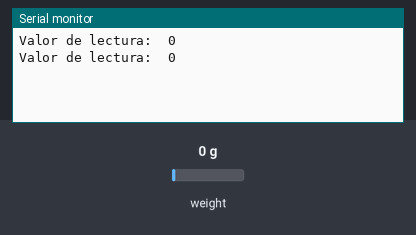
Bench run of a sketch on a simulated Arduino Uno, built with avr-gcc and run on an emulated ATmega328P. Parts: the last lines printed to the serial monitor. The inputs (shaded band) are chosen by the test bench; at power-on: weight on the scale 0 g.

Above: at 3.2 s.
3.3 s: weight on the scale set to 100 g
At 4.6 s:
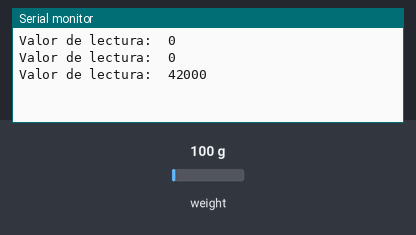
4.8 s: weight on the scale set to 1250 g
At 6.2 s:
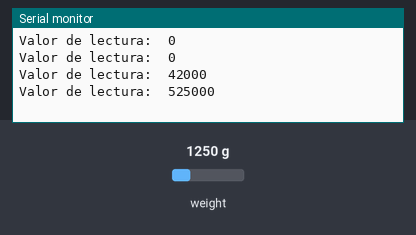
Timing chart, 0 to 7.8 s (numbered marks = the images above; inputs shaded):
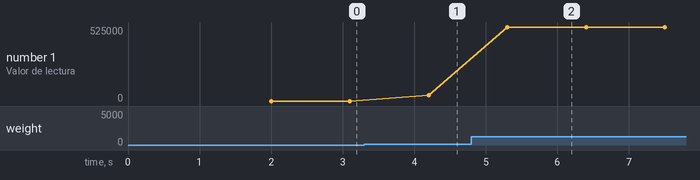

Measured:
- after the input at 3.3 s, the serial monitor: prints a new line after 0.90 s (image 1)
- after the input at 4.8 s, the serial monitor: prints a new line after 0.50 s (image 2)
- plotted number 1: 0 → 42000 after the input at 3.3 s, 42000 → 525000 after the input at 4.8 s

The sketch:

CodigoMaqueta.ino
```cpp
#include <HX711.h>

#define DOUT  A1
#define CLK  A0

HX711 balanza(DOUT, CLK);

void setup() {
  Serial.begin(9600);
  //Serial.print("Lectura del valor del ADC:  ");
  //Serial.println(balanza.read());
  //Serial.println("No ponga ningun  objeto sobre la balanza");
  //Serial.println("Destarando...");
  balanza.set_scale(); //La escala por defecto es 1
  balanza.tare(20);  //El peso actual es considerado Tara.
  //Serial.println("Coloque un peso conocido:");

}


void loop() {

  Serial.print("Valor de lectura:  ");
  Serial.println(balanza.read());
  delay(1000);
}
```
